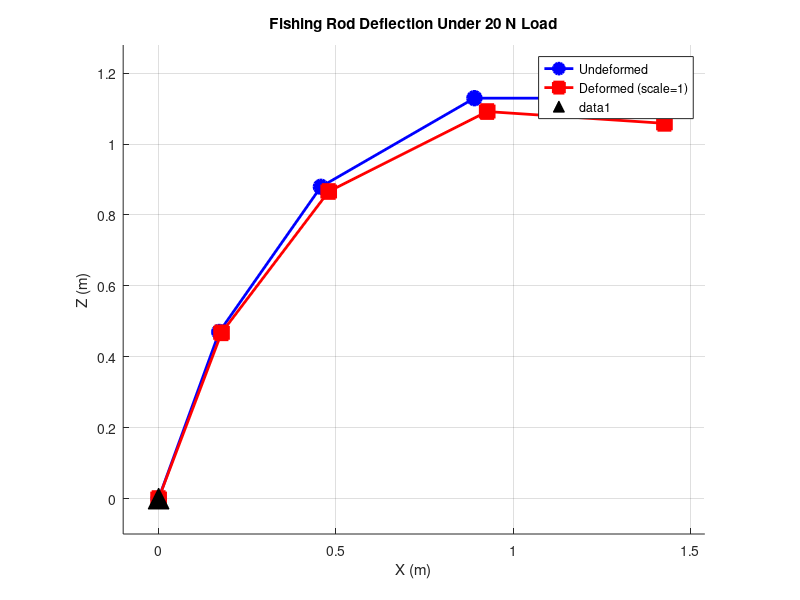

This figure's MATLAB source:
%% Lab 2: Finite Element Method - Fishing Rod Deflection
% CM2014 - Simulation Methods in Medical Engineering
%
% This script calculates the deflection of a fishing rod modeled as
% beam elements using the Finite Element Method.

clear; clc; close all;

%% ========================================================================
%  SECTION 1: Define Material and Geometric Properties
%  ========================================================================

E = 100e6; 				% Young's modulus [Pa] (100 MPa)

r = 0.05;               % Radius [m] (5 cm)
L_total = 2;            % Total rod length [m]
n_elem = 4;             % Number of elements
L_elem = L_total / n_elem;  % Length of each element [m]

A = pi * r^2;           % Cross-sectional area [m^2]
I = pi * r^4 / 4;       % Second moment of area [m^4]

beta   = 70 * pi/180;   % Angle of elements 1 and 2
lambda = 55 * pi/180;   % Angle of element 3
delta  = 30 * pi/180;   % Angle of element 4

F_applied = 20;         % Force at tip [N]

n_nodes = n_elem + 1;   % 5 nodes
n_dof = 3 * n_nodes;    % 15 DOFs (3 per node: Dx, Dz, theta)

%% ========================================================================
%  SECTION 2: Compute Node Coordinates
%  ========================================================================

nodes = zeros(n_nodes, 2);  % Column 1 = X, Column 2 = Z

nodes(1, :) = [0, 0];
nodes(2, :) = nodes(1, :) + L_elem * [cos(beta), sin(beta)];
nodes(3, :) = nodes(2, :) + L_elem * [cos(lambda), sin(lambda)];
nodes(4, :) = nodes(3, :) + L_elem * [cos(delta), sin(delta)];
nodes(5, :) = nodes(4, :) + [L_elem, 0];

elem_angles = [beta, lambda, delta, 0];

%% ========================================================================
%  SECTION 3: Helper Functions for local stiffness matrix 
%             + local -> global transformation
%  ========================================================================

% Function to compute local stiffness matrix
% Equation 7 in PDF
function ke = local_stiffness(E, A, I, L)

    ke = zeros(6, 6);

    ke(1,1) = E*A/L;
    ke(1,4) = -E*A/L;

    ke(2,2) = 12*E*I/(L^3);
    ke(2,3) = 6*E*I/(L^2);
    ke(2,5) = -12*E*I/(L^3);
    ke(2,6) = 6*E*I/(L^2);

    ke(3,2) = 6*E*I/(L^2);
    ke(3,3) = 4*E*I/(L);
    ke(3,5) = -6*E*I/(L^2);
    ke(3,6) = 2*E*I/(L);

    ke(4,1) = -E*A/L;
    ke(4,4) = E*A/L;

    ke(5,2) = -12*E*I/(L^3);
    ke(5,3) = -6*E*I/(L^2);
    ke(5,5) = 12*E*I/(L^3);
    ke(5,6) = -6*E*I/(L^2);

    ke(6,2) = 6*E*I/(L^2);
    ke(6,3) = 2*E*I/(L);
    ke(6,5) = -6*E*I/(L^2);
    ke(6,6) = 4*E*I/(L);
end

function T = transformation_matrix(angle)
    c = cos(angle);
	s = sin(angle);

    T = zeros(6, 6);

    T(1,1) = c;
	T(1,2) = s;   
    
	T(2,1) = -s;  
	T(2,2) = c;   

	T(3,3) = 1;

    T(4,4) = c;
	T(4,5) = s;

    T(5,4) = -s;
	T(5,5) = c;
    
	T(6,6) = 1;
end

%% ========================================================================
%  SECTION 4: Assemble Global Stiffness Matrix
%  ========================================================================

% global stiffness matrix
K = zeros(n_dof, n_dof);

for e = 1:n_elem
    start_node = e;
    end_node = e + 1;

    angle = elem_angles(e);

    ke = local_stiffness(E, A, I, L_elem);

    T = transformation_matrix(angle);

    Ke = T' * ke * T;

    % global DOF indices
    dof = [3*(start_node-1)+(1:3), 3*(end_node-1)+(1:3)];

    % add element matrix to global matrix
    K(dof, dof) = K(dof, dof) + Ke;
end

%% ========================================================================
%  SECTION 5: Apply Boundary Conditions and Solve
%  ========================================================================

% Create force vector
F = zeros(n_dof, 1);

F(14) = -F_applied;

% Apply boundary conditions (Node 1 is fixed: D1 = D2 = D3 = 0)
fixed_dof = [1, 2, 3];

free_dof = setdiff(1:n_dof, fixed_dof);

K_reduced = K(free_dof, free_dof);
F_reduced = F(free_dof);
D_free = K_reduced \ F_reduced;

D = zeros(n_dof, 1);
D(free_dof) = D_free;

%% ========================================================================
%  SECTION 6: Post-Processing and Results
%  ========================================================================

% Reshape displacement vector for easier access
% Each row = one node, columns = [Dx, Dz, theta]
D_reshaped = reshape(D, 3, n_nodes)';

Dx = D_reshaped(:, 1);      % X-displacements
Dz = D_reshaped(:, 2);      % Z-displacements
theta = D_reshaped(:, 3);   % Rotations

X_def = nodes(:, 1) + Dx;
Z_def = nodes(:, 2) + Dz;

D_total = sqrt(Dx.^2 + Dz.^2);

%% ========================================================================
%  SECTION 7: Display Results Table
%  ========================================================================

fprintf('\n========================================\n');
fprintf('   NODAL DISPLACEMENTS\n');
fprintf('========================================\n');
fprintf('Node\t Dx (m)\t\t Dz (m)\t\t Theta (rad)\t Total (m)\n');
fprintf('----\t-------\t\t-------\t\t-----------\t---------\n');

for i = 1:n_nodes
    fprintf('%d\t%10.6f\t%10.6f\t%10.6f\t%10.6f\n', ...
            i, Dx(i), Dz(i), theta(i), D_total(i));
end

fprintf('\nMaximum total displacement: %.4f m (at node %d)\n', ...
        max(D_total), find(D_total == max(D_total)));

%% ========================================================================
%  SECTION 8: Visualization
%  ========================================================================

figure('Position', [100, 100, 800, 600]);

% --- Plot undeformed and deformed shapes ---
subplot(1, 1, 1);
hold on;

% Undeformed shape
plot(nodes(:,1), nodes(:,2), 'b-o', 'LineWidth', 2, 'MarkerSize', 10, ...
     'MarkerFaceColor', 'b', 'DisplayName', 'Undeformed');

% Deformed shape
% Adjust scale factor if displacements are too small to see clearly
scale = 1;  % Set to 1 for actual displacement, increase to exaggerate
plot(X_def, Z_def, 'r-s', 'LineWidth', 2, 'MarkerSize', 10, ...
     'MarkerFaceColor', 'r', 'DisplayName', sprintf('Deformed (scale=%.0f)', scale));

% Mark the fixed support
plot(0, 0, 'k^', 'MarkerSize', 15, 'MarkerFaceColor', 'k');

% Draw the force arrow at the tip
% TODO: Add an arrow showing the applied force direction (optional)

% Formatting
legend('Location', 'best');
xlabel('X (m)');
ylabel('Z (m)');
title('Fishing Rod Deflection Under 20 N Load');
axis equal;
grid on;

% Adjust axis limits for better visibility
xlim([-0.1, max(nodes(:,1)) + 0.15]);
ylim([-0.1, max(nodes(:,2)) + 0.15]);

hold off;

%% ========================================================================
%  SECTION 9: Verification (Optional)
%  ========================================================================


fprintf('\n========================================\n');
fprintf('   VERIFICATION\n');
fprintf('========================================\n');
fprintf('Expected (from Comsol):\n');
fprintf('  Max total displacement: ~0.0796 m\n');
fprintf('  Tip X-displacement: ~0.0361 m\n');
fprintf('  Tip Z-displacement: ~0.071 m\n');
fprintf('\nYour results:\n');
fprintf('  Max total displacement: %.4f m\n', max(D_total));
fprintf('  Tip X-displacement: %.4f m\n', Dx(end));
fprintf('  Tip Z-displacement: %.4f m\n', Dz(end));
